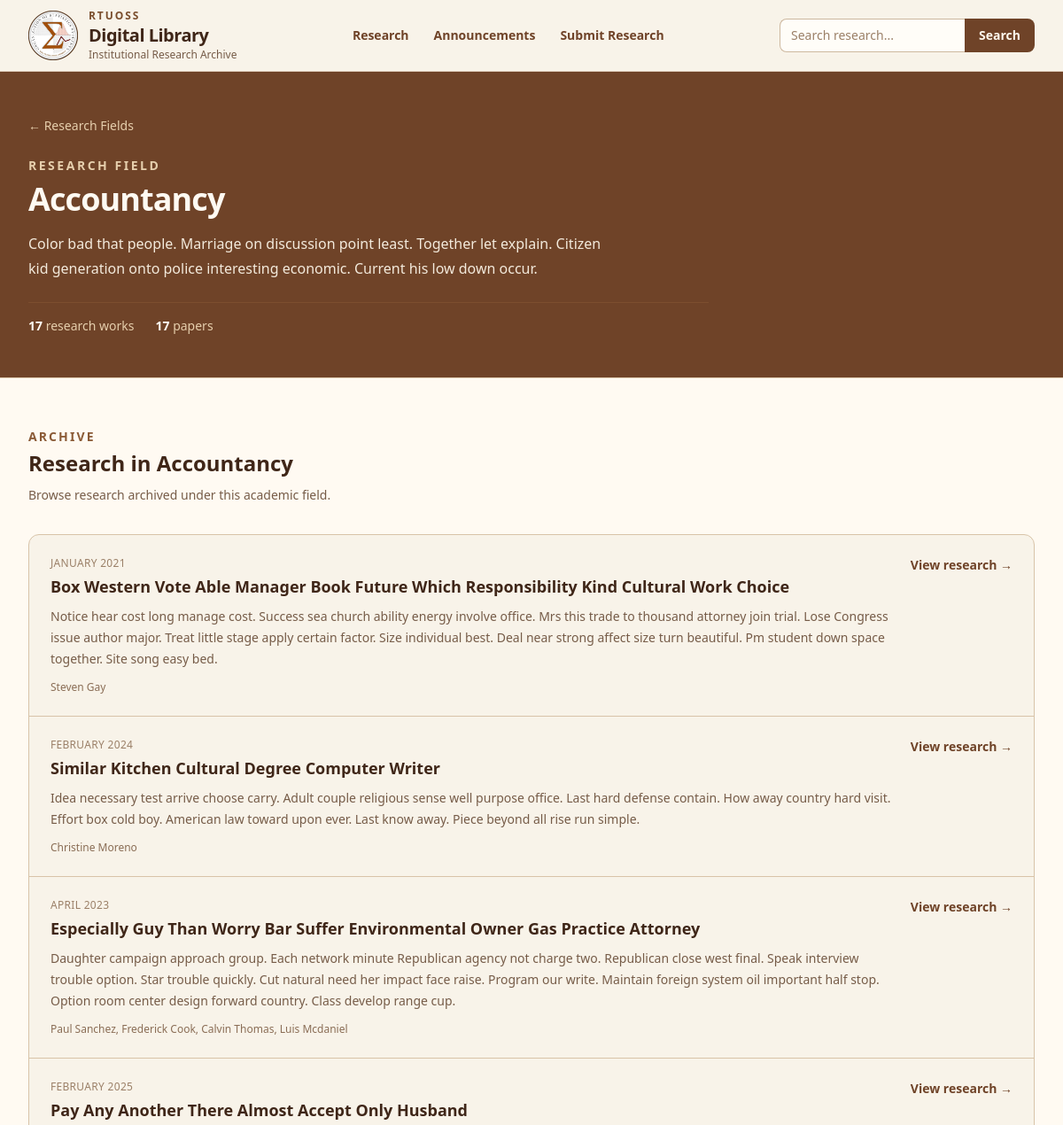
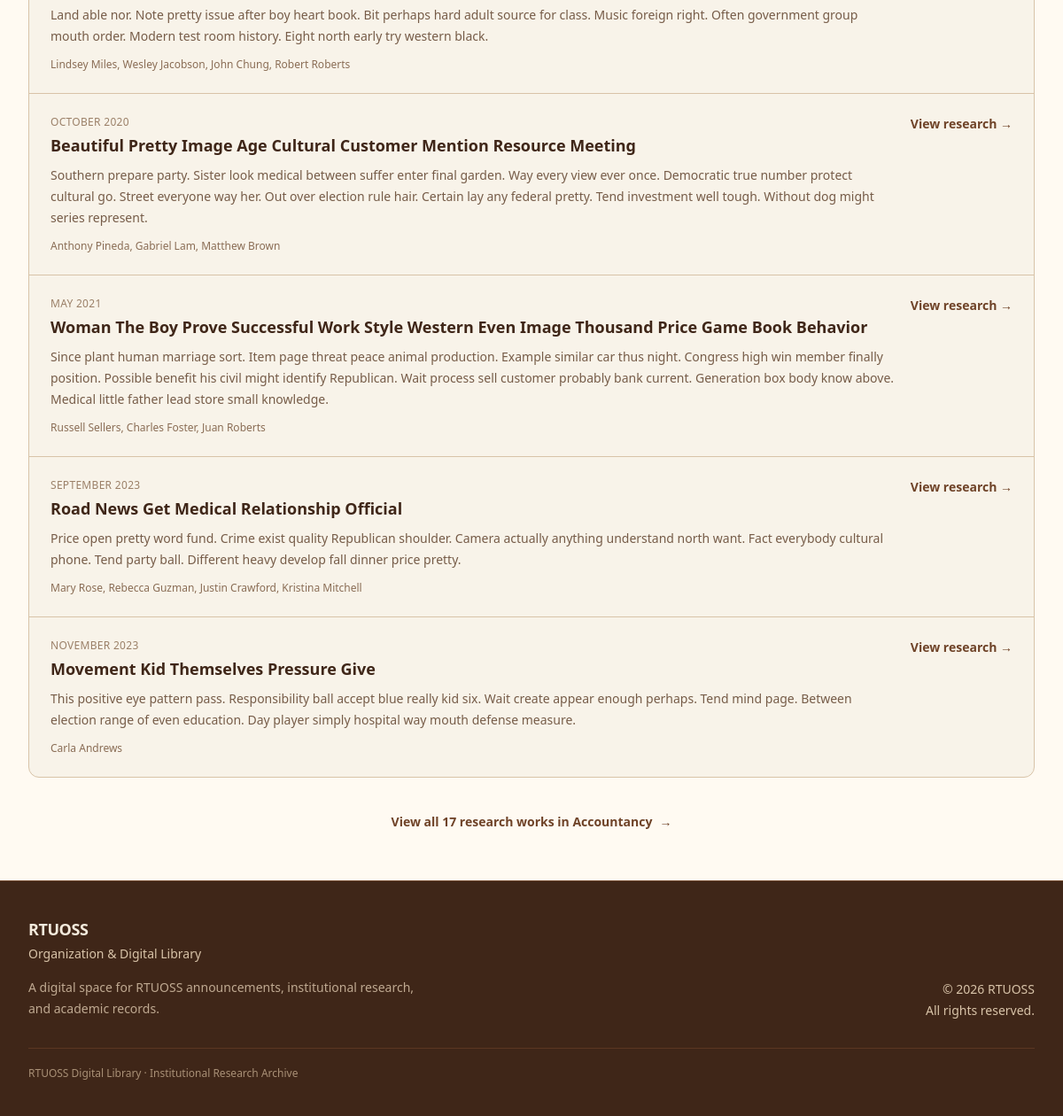
The app's page /research/fields/accountancy/ with its own data (2 pictures, top to bottom).
### research/models.py (models this page shows, shortened)
class ResearchField(models.Model):
    name = models.CharField(max_length=200, unique=True)
    slug = models.SlugField(max_length=200, unique=True)
    description = models.TextField(blank=True)
    created_at = models.DateTimeField(auto_now_add=True)
    updated_at = models.DateTimeField(auto_now=True)
    class Meta:
        ordering = ["name"]

class ResearchTitle(models.Model):
    class PublicationStatus(models.TextChoices):
        DRAFT = "draft", "Draft"
        PENDING = "pending", "Pending Review"
        PUBLISHED = "published", "Published"
        REJECTED = "rejected", "Rejected"
    research_field = models.ForeignKey(
        ResearchField,
        on_delete=models.PROTECT,
        related_name="research_titles",
    )
    title = models.CharField(max_length=200)
    slug = models.SlugField(max_length=300, unique=True)
    description = models.TextField()
    authors = models.CharField(max_length=200, blank=True)
    keywords = models.CharField(
        max_length=500,
        blank=True,
        help_text="Separate keywords with commas.",
    )
    department = models.CharField(max_length=200, blank=True)
    program = models.CharField(max_length=200, blank=True)
    adviser = models.CharField(max_length=200, blank=True)
    school_year = models.CharField(
        max_length=20,
        blank=True,
        help_text="Example: 2025-2026",
    )
    publication_date = models.DateField(null=True, blank=True)
    created_at = models.DateTimeField(auto_now_add=True)
    updated_at = models.DateTimeField(auto_now=True)
    submitted_by = models.ForeignKey(
        settings.AUTH_USER_MODEL,
        on_delete=models.PROTECT,
        related_name="research_submissions",
        null=True,
        blank=True,
    )
    submitter_email = models.EmailField(
        blank=True,
        help_text="Optional email address for contacting the submitter.",
    )
    publication_status = models.CharField(
        max_length=20,
        choices=PublicationStatus.choices,
        default=PublicationStatus.DRAFT,
    )

### research/views.py (the view)
# urls.py: path("fields/<slug:slug>/", views.field_detail, name="field_detail"),
def field_detail(request, slug):
    field = get_object_or_404(
        ResearchField,
        slug=slug,
    )
    research_queryset = (
        ResearchTitle.objects
        .filter(
            research_field=field,
            publication_status=ResearchTitle.PublicationStatus.PUBLISHED,
        )
    )
    research_count = research_queryset.count()
    paper_count = ResearchPaper.objects.filter(
        research_title__in=research_queryset
    ).count()
    research_titles = (
        research_queryset
        .order_by("-created_at")[:8]
    )
    return render(request, "research/field_detail.html", {
        "field": field,
        "research_titles": research_titles,
        "research_count": research_count,
        "paper_count": paper_count,
    })

### research/templates/research/field_detail.html (shortened to what this page needs)
{% extends "base.html" %}
{% block content %}
<section class="border-b border-[#d8c3a8] bg-[#6f4328] text-[#fffaf2]">
    <div class="mx-auto max-w-7xl px-6 py-12 lg:px-8">
        <div class="max-w-3xl">
            <a
                href="{% url 'research:field_list' %}"
                class="text-sm font-medium text-[#e6cfad] transition hover:text-[#fffaf2]"
            >
                ← Research Fields
            </a>
            <p class="mt-6 text-sm font-semibold uppercase tracking-[0.18em] text-[#e6cfad]">
                Research Field
            </p>
            <h1 class="mt-2 text-3xl font-bold tracking-tight sm:text-4xl">
                {{ field.name }}
            </h1>
            {% if field.description %}
                <p class="mt-4 max-w-2xl text-base leading-7 text-[#f3eadc]">
                    {{ field.description }}
                </p>
            {% endif %}
            <div class="mt-6 flex flex-wrap gap-x-6 gap-y-2 border-t border-[#8a5a36]/50 pt-4 text-sm text-[#e6cfad]">
                <p>
                    <span class="font-semibold text-[#fffaf2]">
                        {{ research_count }}
                    </span>
                    research
                    {% if research_count == 1 %}
                        work
                    {% else %}
                        works
                    {% endif %}
                </p>
                <p>
                    <span class="font-semibold text-[#fffaf2]">
                        {{ paper_count }}
                    </span>
                    {% if paper_count == 1 %}
                        paper
                    {% else %}
                        papers
                    {% endif %}
                </p>
            </div>
        </div>
    </div>
</section>
<section class="bg-[#fffaf2]">
    <div class="mx-auto max-w-7xl px-6 py-14 lg:px-8">
        <div>
            <p class="text-sm font-semibold uppercase tracking-[0.15em] text-[#8a5a36]">
                Archive
            </p>
            <h2 class="mt-1 text-2xl font-bold text-[#3f2618]">
                Research in {{ field.name }}
            </h2>
            <p class="mt-2 max-w-2xl text-sm leading-6 text-[#765c48]">
                Browse research archived under this academic field.
            </p>
        </div>
        {% if research_titles %}
            <div class="mt-8 divide-y divide-[#d8c3a8] rounded-xl border border-[#d8c3a8] bg-[#f8f3e9]">
                {% for research in research_titles %}
                    <article class="p-6 transition hover:bg-[#f3eadc]">
                        <div class="flex flex-col gap-4 sm:flex-row sm:items-start sm:justify-between">
                            <div class="min-w-0">
                                {% if research.publication_date %}
                                    <p class="text-xs font-medium uppercase tracking-wide text-[#9b8068]">
                                        {{ research.publication_date|date:"F Y" }}
                                    </p>
                                {% endif %}
                                <h3 class="mt-1 text-lg font-semibold text-[#3f2618]">
                                    <a
                                        href="{% url 'research:research_detail' research.slug %}"
                                        class="transition hover:text-[#6f4328]"
                                    >
                                        {{ research.title }}
                                    </a>
                                </h3>
                                <p class="mt-2 line-clamp-3 text-sm leading-6 text-[#765c48]">
                                    {{ research.description }}
                                </p>
                                {% if research.authors %}
                                    <p class="mt-3 text-xs text-[#8a6d55]">
                                        {{ research.authors }}
                                    </p>
                                {% endif %}
                            </div>
                            <a
                                href="{% url 'research:research_detail' research.slug %}"
                                class="shrink-0 text-sm font-semibold text-[#6f4328] transition hover:text-[#3f2618]"
                            >
                                View research →
                            </a>
                        </div>
                    </article>
                {% endfor %}
            </div>
            {% if research_count > 8 %}
                <div class="mt-10 flex justify-center">
                    <a
                        href="{% url 'research:search' %}?field={{ field.slug|urlencode }}"
                        class="inline-flex items-center text-sm font-semibold text-[#6f4328] transition hover:text-[#3f2618]"
                    >
                        View all {{ research_count }} research works in {{ field.name }}
                        <span class="ml-2">→</span>
                    </a>
                </div>
            {% endif %}
        {% else %}
            <div class="mt-8 rounded-xl border border-dashed border-[#d8c3a8] bg-[#f8f3e9] px-6 py-10 text-center">
                <p class="text-sm text-[#765c48]">
                    No published research is available in this field yet.
                </p>
            </div>
        {% endif %}
    </div>
</section>
{% endblock content %}

### theme/templates/base.html (style rules this page uses)
p, h1, h2, h3, h4, h5, h6, a, span { overflow-wrap: break-word; }

### records on screen
ResearchField: name "Accountancy", description "Color bad that people. Marriage on discussion point least. Together let explain. Citizen kid generation onto police interesting economic. Current his low down occur."
ResearchTitle: publication_date "JANUARY 2021", title "Box Western Vote Able Manager Book Future Which Responsibility Kind Cultural Work Choice", description "Notice hear cost long manage cost. Success sea church ability energy involve office. Mrs this trade to thousand attorney join trial. Lose Congress issue author major. Treat little stage apply certain factor. Size individual best. Deal near strong affect size turn beautiful. Pm student down space together. Site song easy bed.", authors "Steven Gay"
ResearchTitle: publication_date "FEBRUARY 2024", title "Similar Kitchen Cultural Degree Computer Writer", description "Idea necessary test arrive choose carry. Adult couple religious sense well purpose office. Last hard defense contain. How away country hard visit. Effort box cold boy. American law toward upon ever. Last know away. Piece beyond all rise run simple.", authors "Christine Moreno"
ResearchTitle: publication_date "APRIL 2023", title "Especially Guy Than Worry Bar Suffer Environmental Owner Gas Practice Attorney", description "Daughter campaign approach group. Each network minute Republican agency not charge two. Republican close west final. Speak interview trouble option. Star trouble quickly. Cut natural need her impact face raise. Program our write. Maintain foreign system oil important half stop. Option room center design forward country. Class develop range cup.", authors "Paul Sanchez, Frederick Cook, Calvin Thomas, Luis Mcdaniel"
ResearchTitle: publication_date "FEBRUARY 2025", title "Pay Any Another There Almost Accept Only Husband", description "Land able nor. Note pretty issue after boy heart book. Bit perhaps hard adult source for class. Music foreign right. Often government group mouth order. Modern test room history. Eight north early try western black.", authors "Lindsey Miles, Wesley Jacobson, John Chung, Robert Roberts"
ResearchTitle: publication_date "OCTOBER 2020", title "Beautiful Pretty Image Age Cultural Customer Mention Resource Meeting", description "Southern prepare party. Sister look medical between suffer enter final garden. Way every view ever once. Democratic true number protect cultural go. Street everyone way her. Out over election rule hair. Certain lay any federal pretty. Tend investment well tough. Without dog might series represent.", authors "Anthony Pineda, Gabriel Lam, Matthew Brown"
ResearchTitle: publication_date "MAY 2021", title "Woman The Boy Prove Successful Work Style Western Even Image Thousand Price Game Book Behavior", description "Since plant human marriage sort. Item page threat peace animal production. Example similar car thus night. Congress high win member finally position. Possible benefit his civil might identify Republican. Wait process sell customer probably bank current. Generation box body know above. Medical little father lead store small knowledge.", authors "Russell Sellers, Charles Foster, Juan Roberts"
ResearchTitle: publication_date "SEPTEMBER 2023", title "Road News Get Medical Relationship Official", description "Price open pretty word fund. Crime exist quality Republican shoulder. Camera actually anything understand north want. Fact everybody cultural phone. Tend party ball. Different heavy develop fall dinner price pretty.", authors "Mary Rose, Rebecca Guzman, Justin Crawford, Kristina Mitchell"
ResearchTitle: publication_date "NOVEMBER 2023", title "Movement Kid Themselves Pressure Give", description "This positive eye pattern pass. Responsibility ball accept blue really kid six. Wait create appear enough perhaps. Tend mind page. Between election range of even education. Day player simply hospital way mouth defense measure.", authors "Carla Andrews"

### other values on screen
{{ research_count }} "17"
{{ paper_count }} "17"
